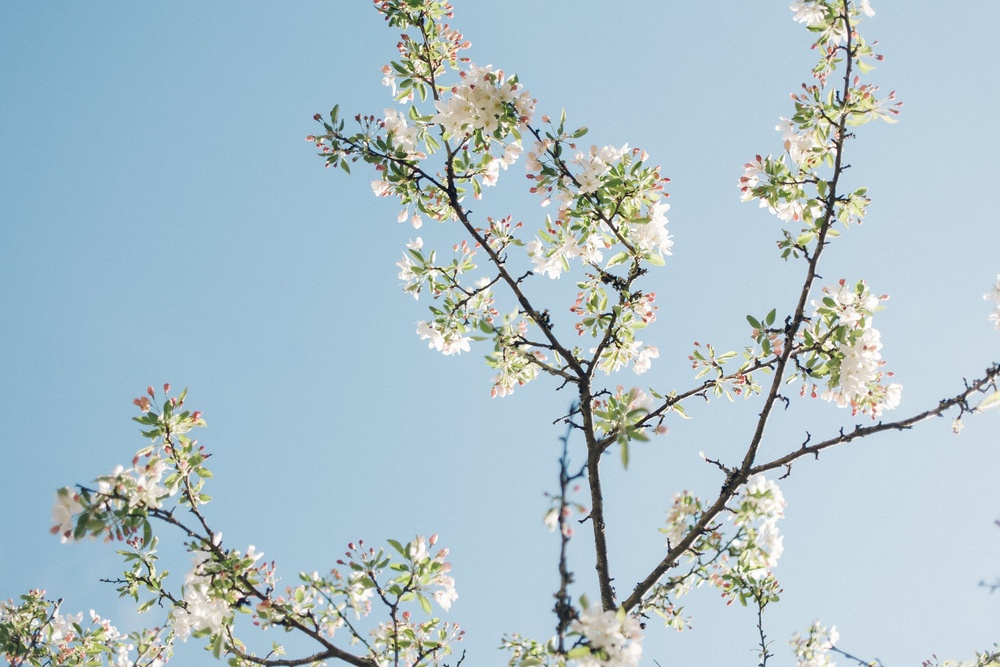
#> input picture flower2.jpg, 1000 x 667 px, shrunk from 4368 x 2912 before the run
$ python Laplace.py
#> lines starting #> are read from the running program, lines starting #| are printed output that depends on the picture; after the words box and inside, x2 and y2 are one past the last pixel; in counts of white or black regions, pixels touching at a corner belong together
import cv2 as cv
import numpy as np
name = 'flower2.jpg'
img0 = cv.imread(name, 0)
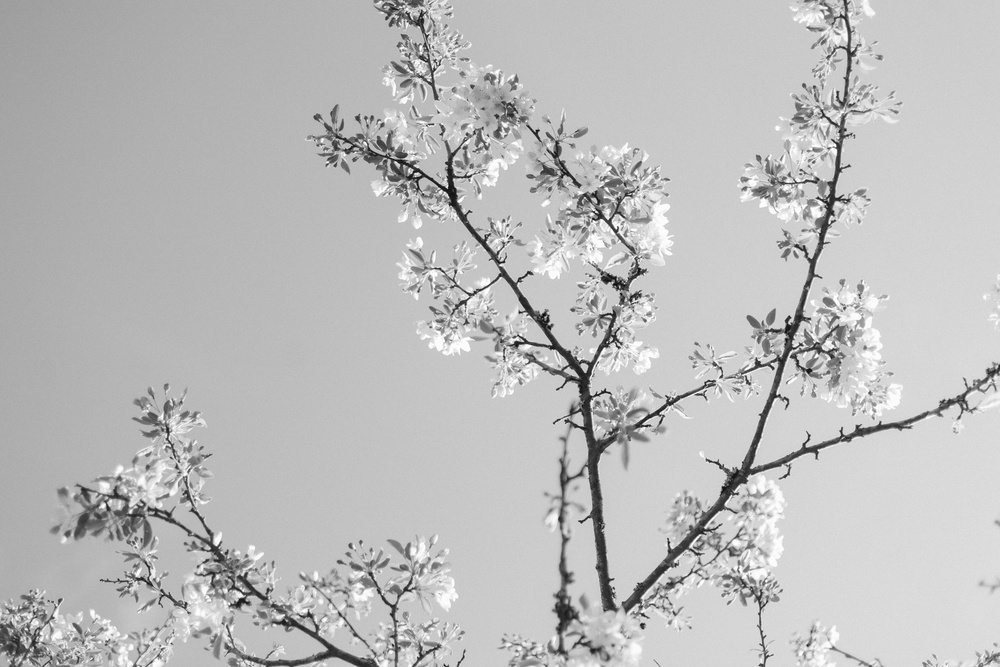
#> img0: shape (667, 1000); min 6, max 255, mean 188
img = img0
img = cv.GaussianBlur(img0, (7, 7), 0)

x = cv.Sobel(img,cv.CV_16S,1,0)
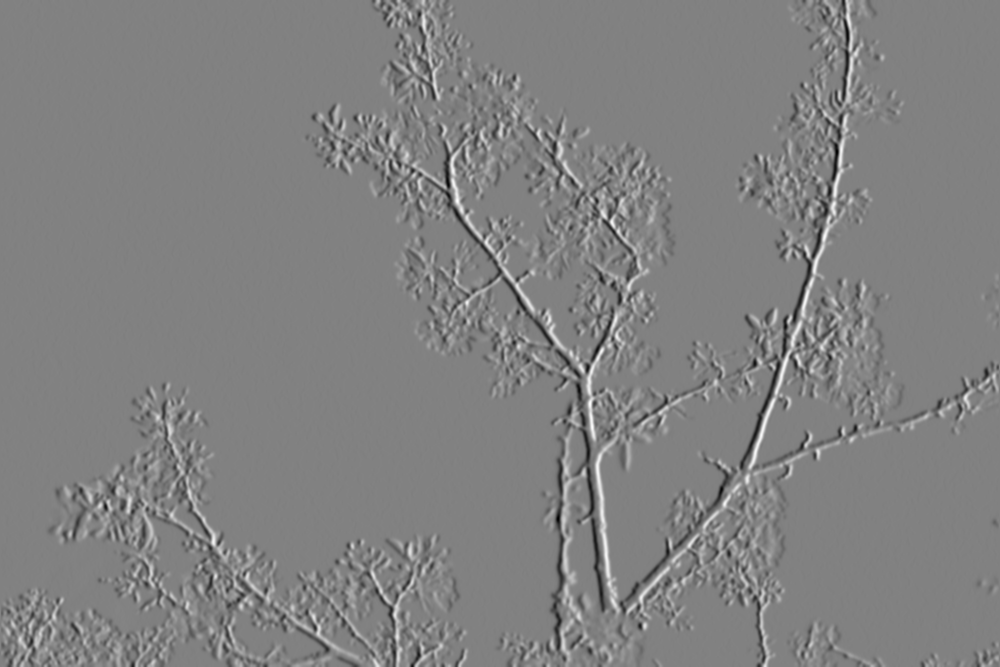
#> x: shape (667, 1000) int16; min -352, max 342, mean 0.4; drawn with min black and max white
y = cv.Sobel(img,cv.CV_16S,0,1)
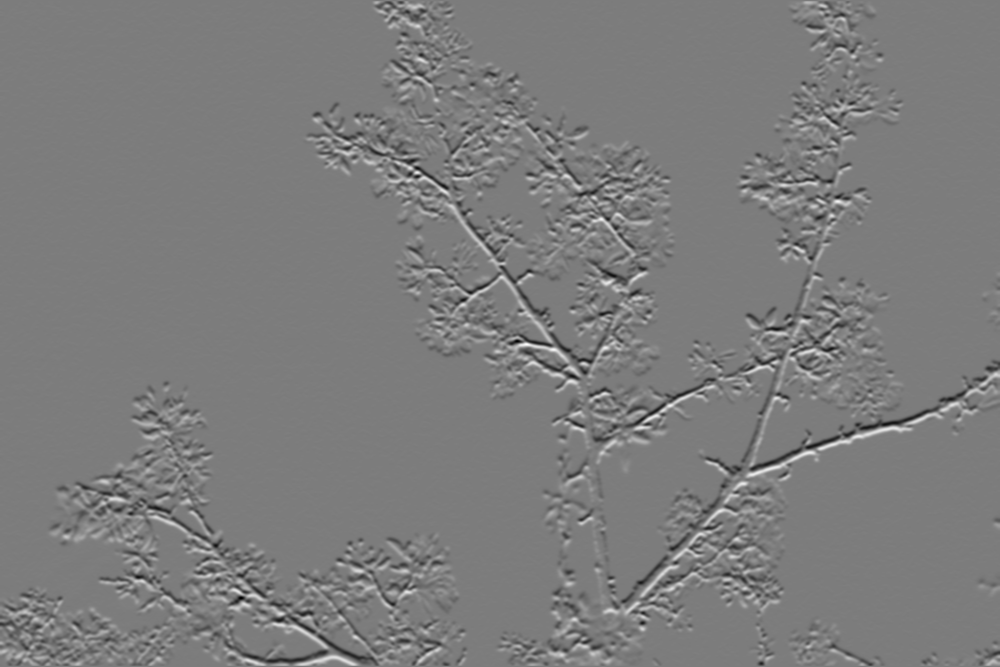
#> y: shape (667, 1000) int16; min -348, max 363, mean 0; drawn with min black and max white

absX = cv.convertScaleAbs(x)   # 转回uint8
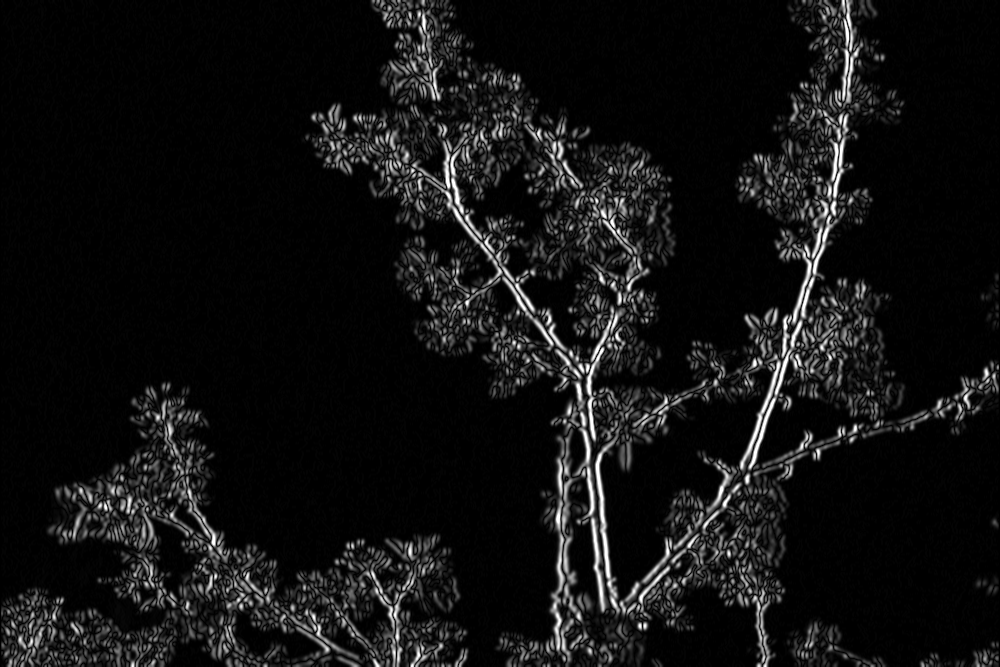
#> absX: shape (667, 1000); min 0, max 255, mean 18.2
absY = cv.convertScaleAbs(y)
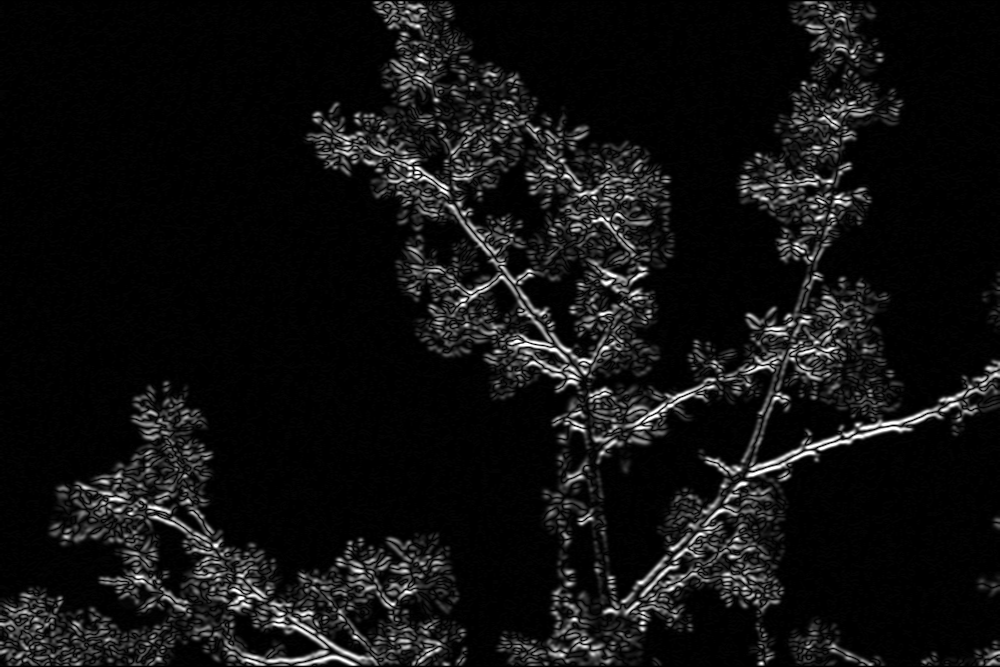
#> absY: shape (667, 1000); min 0, max 255, mean 17.3

Sobel = cv.addWeighted(absX,0.5,absY,0.5,0)
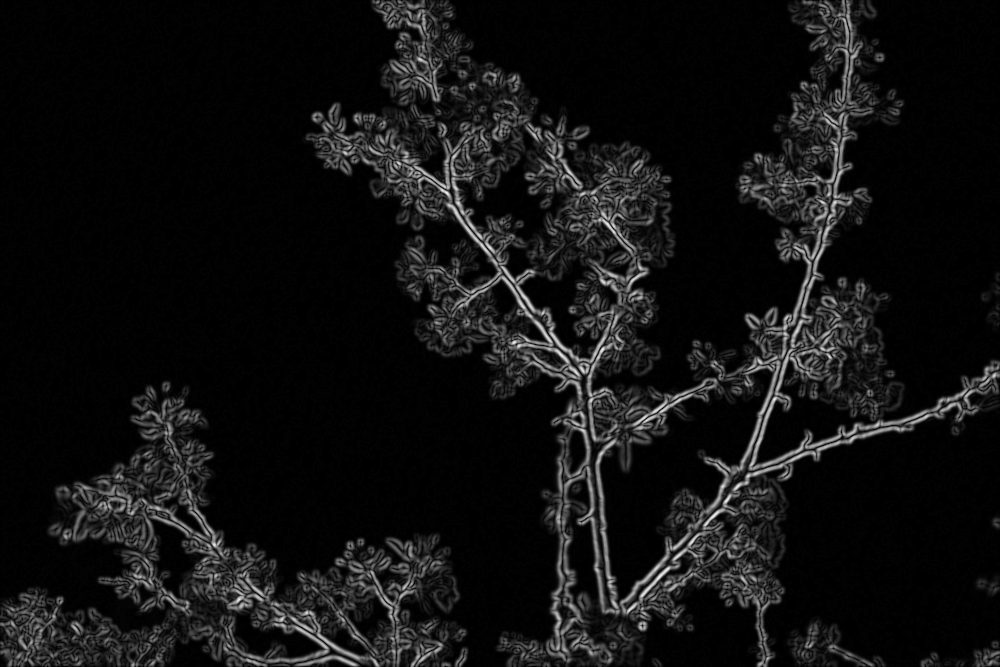
#> Sobel: shape (667, 1000); min 0, max 244, mean 17.7

ret, thres = cv.threshold(Sobel,20,255,cv.THRESH_BINARY)
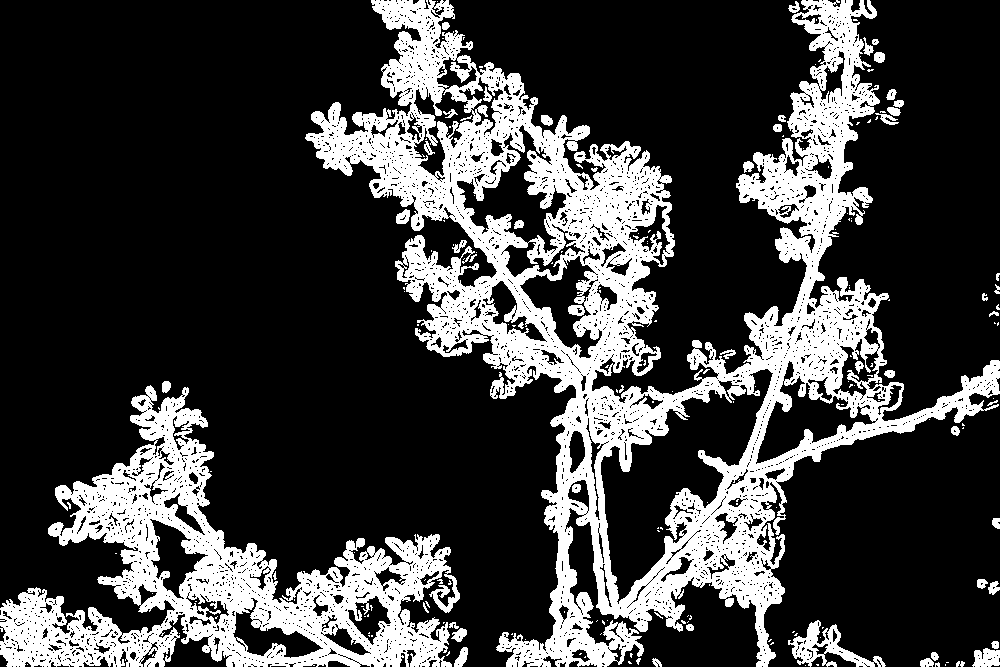
#> thres: shape (667, 1000); 24.8% white; 192 white regions (138 under 20 px), largest, box (x1, y1, x2, y2) and area: (305, 0, 1000, 667) 115581, (0, 385, 460, 667) 43723, (788, 620, 886, 667) 1534

cv.imwrite(name[:-4] + ' Laplace edge.jpg', thres)
cv.imwrite(name[:-4] + ' Laplace edge raw.jpg', Sobel)
